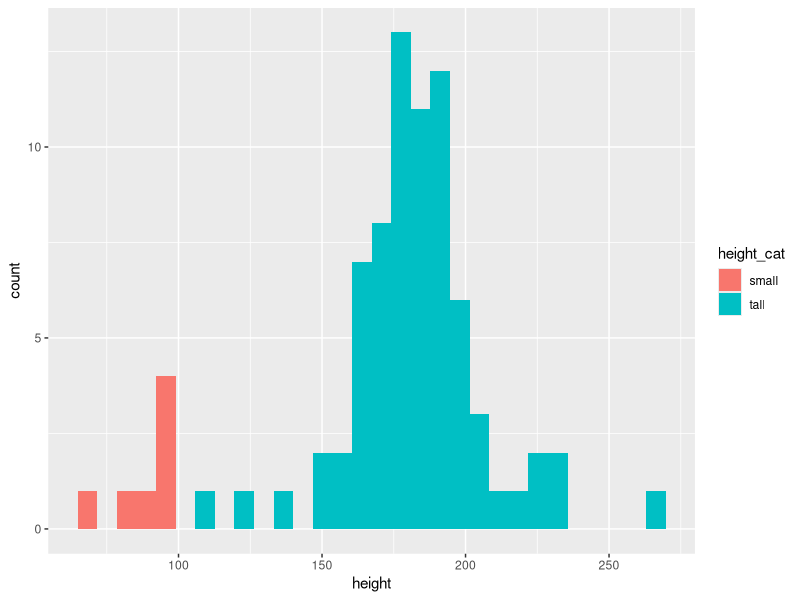
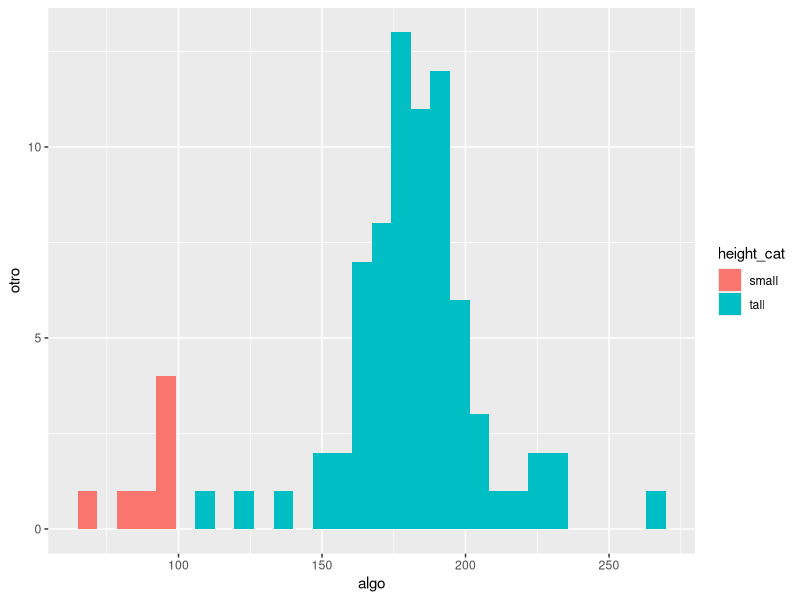

The R source for these figures, in order:



# install.packages("dplyr")
library(dplyr)
library(ggplot2)

data("starwars")
head(starwars, 3)
View(starwars)

str(starwars)

starwars %>%  
  filter(species == "Droid")

subset(starwars, species== "Droid")

filter(starwars, 
         species == "Droid")


starwars %>% 
  filter(skin_color=="light",
         eye_color== "brown" &
           hair_color == "black" )


starwars %>% 
  arrange(height, mass)


starwars %>% 
  arrange(desc(height))


starwars %>% 
  slice(5:10)

starwars %>% 
  slice_head(n=8)

starwars %>% 
  select(name, hair_color, skin_color,
         eye_color) %>% 
  filter(skin_color == "white")


# Selec() -----------------------------------------------------------------
starwars %>% 
  select(!name & !skin_color)

starwars %>% 
  select(-name, -skin_color)
  
starwars %>% 
  select(1, 2, species) %>% 
  filter(species== "Droid")

starwars %>% 
  select(contains('y'))


starwars %>% 
  select(starts_with('na'))


starwars %>% select(ends_with('or'))


starwars %>% 
  dplyr::rename(Character = name)


starwars %>% select(contains('c'))


starwars %>% 
  mutate(height_cat = ifelse(height > 100, "tall", "small")) %>% 
  ggplot(aes(x=height, fill= height_cat )) +
  geom_histogram()




# Mutate ------------------------------------------------------------------
starwars %>% 
  mutate(new_col= height/100) %>% 
  select(new_col, height, everything())

starwars %>% 
  mutate(new_col= height/100,
         .keep='none')

newstarwars <- starwars %>%
  mutate(height_m = height / 100)

newstarwars %>% 
  select(height_m)


starwars %>% 
  mutate(height_cat= ifelse(height >100,
                            "tall",
                            "small")) %>% 
  select(height, height_cat, everything())


starwars %>% 
  mutate(height_cat = ifelse(height > 100, 
                             "tall", "small")) %>% 
  ggplot(aes(x=height, fill= height_cat )) +
  geom_histogram() +
  labs(x='algo', y='otro')


starwars %>% 
  summarise(mean = mean(height, na.rm=T),
            min= min(height, na.rm=T),
            max= max(height, na.rm=T),
            sd= sd(height, na.rm=T)
            )


starwars %>% 
  group_by(species) %>% 
  summarise(
    mean= mean(mass, na.rm=T),
    sd= sd(mass, na.rm=T)
  ) %>% 
print(n=20) 


starwars_new <- starwars %>% 
  group_by(species) %>% 
  count(homeworld, sort=T)
  
  
starwars %>% sample_n(10, 
                      replace = T)
  
  
